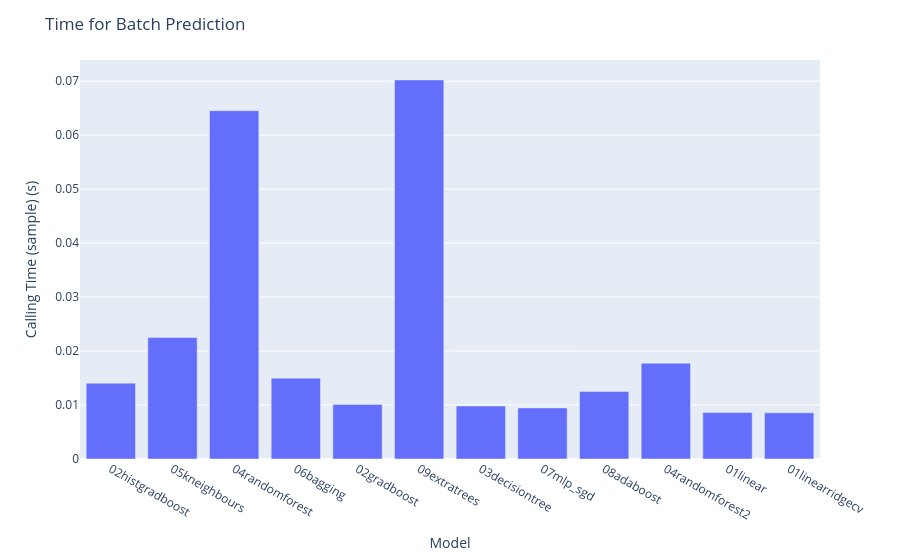
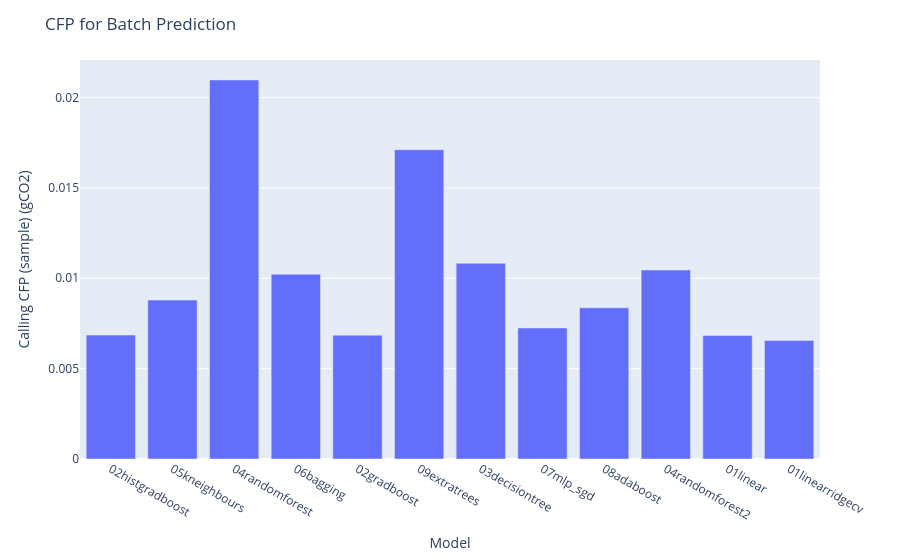

The notebook cell saved with these charts, in order:
### Code cell
"""
-On a sample with 1000 samples from the dataset
-Calling different models has similar performance on batch prediction of this size
"""

## Time for Batch Prediction
fig = px.bar(df, x = "Model", y = "Calling Time (sample) (s)")
fig.update_layout(title = "Time for Batch Prediction")
fig.show()

## CFP for Batch Prediction
fig = px.bar(df, x = "Model", y = "Calling CFP (sample) (gCO2)")
fig.update_layout(title = "CFP for Batch Prediction")
fig.show()

### Figure 1 — Plotly figure (JSON) as saved in the notebook; plotly's stock layout.template omitted (floating-point values rounded to 4 significant figures)
{"data": [{"hovertemplate": "Model=%{x}<br>Calling Time (sample) (s)=%{y}<extra></extra>", "legendgroup": "", "marker": {"color": "#636efa", "pattern": {"shape": ""}}, "name": "", "orientation": "v", "showlegend": false, "textposition": "auto", "type": "bar", "x": ["02histgradboost", "05kneighbours", "04randomforest", "06bagging", "02gradboost", "09extratrees", "03decisiontree", "07mlp_sgd", "08adaboost", "04randomforest2", "01linear", "01linearridgecv"], "xaxis": "x", "y": [0.01405, 0.0225, 0.06453, 0.01498, 0.01012, 0.07023, 0.009817, 0.009468, 0.0125, 0.01775, 0.008603, 0.00855], "yaxis": "y"}], "layout": {"barmode": "relative", "legend": {"tracegroupgap": 0}, "margin": {"t": 60}, "title": {"text": "Time for Batch Prediction"}, "xaxis": {"anchor": "y", "domain": [0, 1], "title": {"text": "Model"}}, "yaxis": {"anchor": "x", "domain": [0, 1], "title": {"text": "Calling Time (sample) (s)"}}}}

### Figure 2 — Plotly figure (JSON) as saved in the notebook; plotly's stock layout.template omitted (floating-point values rounded to 4 significant figures)
{"data": [{"hovertemplate": "Model=%{x}<br>Calling CFP (sample) (gCO2)=%{y}<extra></extra>", "legendgroup": "", "marker": {"color": "#636efa", "pattern": {"shape": ""}}, "name": "", "orientation": "v", "showlegend": false, "textposition": "auto", "type": "bar", "x": ["02histgradboost", "05kneighbours", "04randomforest", "06bagging", "02gradboost", "09extratrees", "03decisiontree", "07mlp_sgd", "08adaboost", "04randomforest2", "01linear", "01linearridgecv"], "xaxis": "x", "y": [0.006856, 0.008792, 0.02098, 0.01023, 0.006852, 0.01712, 0.01083, 0.007252, 0.008368, 0.01046, 0.00684, 0.006557], "yaxis": "y"}], "layout": {"barmode": "relative", "legend": {"tracegroupgap": 0}, "margin": {"t": 60}, "title": {"text": "CFP for Batch Prediction"}, "xaxis": {"anchor": "y", "domain": [0, 1], "title": {"text": "Model"}}, "yaxis": {"anchor": "x", "domain": [0, 1], "title": {"text": "Calling CFP (sample) (gCO2)"}}}}
